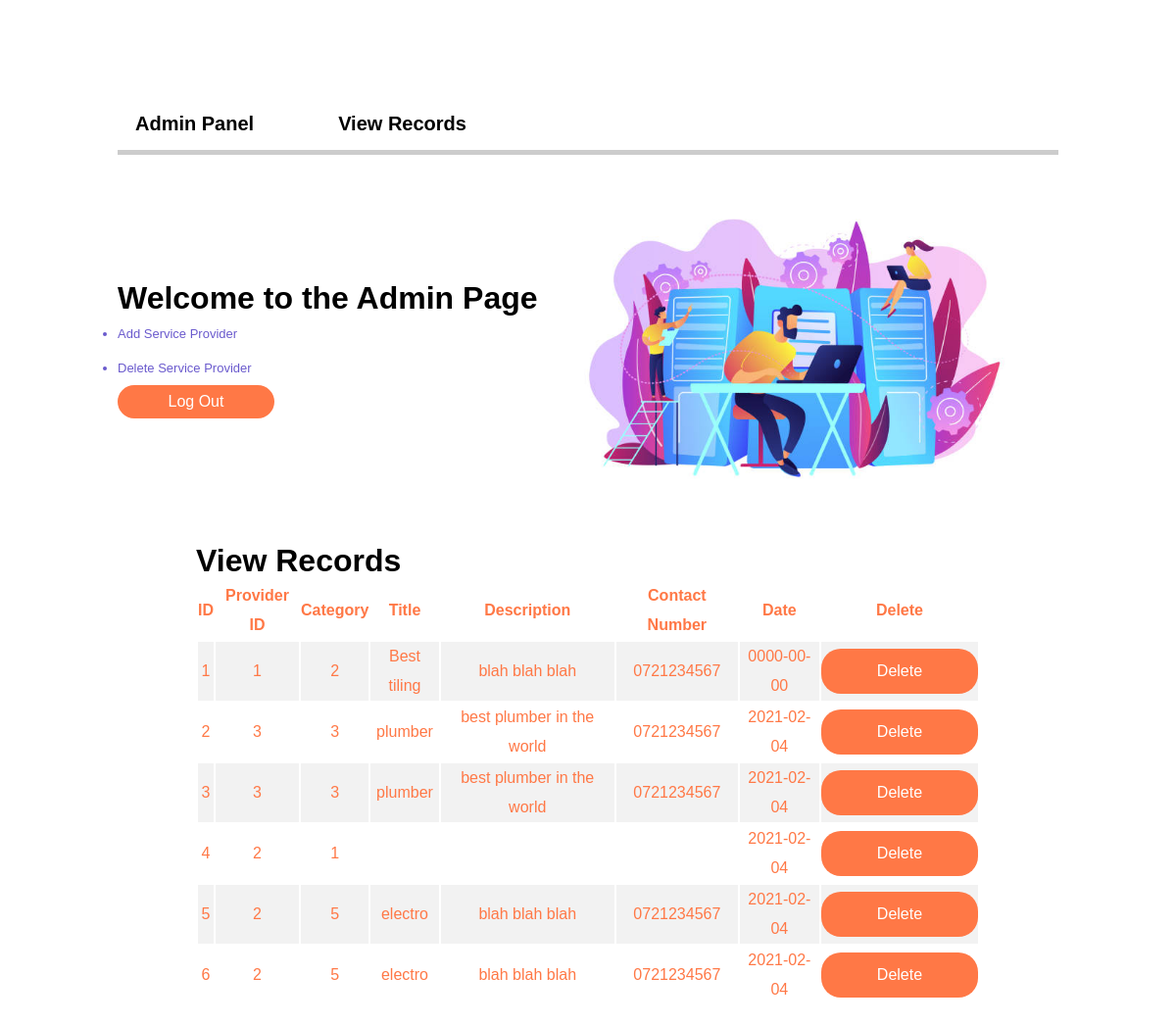
The app's page /docs/admin.php with its own data.
### tables this page shows
CREATE TABLE `services` (
  `id` int(11) NOT NULL,
  `provider_id` int(11) NOT NULL,
  `Ad_catergory` int(11) NOT NULL,
  `title` varchar(100) NOT NULL,
  `description` varchar(300) NOT NULL,
  `contact_no` varchar(10) NOT NULL,
  `date` date NOT NULL
);

### docs/admin.php (the view, shortened to what this page needs)
<html>
<head>
</head>
<body>
    <div class="hero">
        <div class="btn-box">
            <button>Admin Panel</button>
            <button><a href="admin.php#view">View Records</button></a>
        </div>
        <div class="content">
            <div class="content-left">
                <h1>Welcome to the Admin Page</h1>
                <p>
                    <ul>
                        <li>Add Service Provider</li>
                        <li>Delete Service Provider</li>
                    </ul>
                </p>
                <a href="index.php">Log Out</a>
            </div>
            <div class="content-right">
                <img src="http://localhost/is1109Project/Project/pics/admin.jpeg" alt="admin">
            </div>
        </div>
        <div id='view' class="content">
            <div class="content-left">
                <h1>View Records</h1>
                <table class="data">
                    <tr>
                        <th>ID</th>
                        <th>Provider ID</th>
                        <th>Category</th>
                        <th>Title</th>
                        <th>Description</th>
                        <th>Contact Number</th>
                        <th>Date</th>
                        <th>Delete</th>
                    </tr>
                    <?php
                    $conn = mysqli_connect("localhost", "root", "", "is1109_database");
                    $sql = "SELECT id, provider_id, Ad_catergory, title, description, contact_no, date from services";
                    $result = $conn->query($sql);
                    if($result->num_rows > 0) {
                        while ($row = $result->fetch_assoc()) {
                            echo "<tr><td>".$row["id"]."</td><td>".$row["provider_id"]."</td><td>".$row["Ad_catergory"].
                                 "</td><td>".$row["title"]."</td><td>".$row["description"]."</td><td>" .$row["contact_no"].
                                 "</td><td>".$row["date"]."</td><td><a href=delete.php?id=".$row["id"].">Delete</a></td></tr>";
                        }
                    }
                    else {
                        echo "No results";
                    }
                    ?>
                </table>
            </div>
        </div>
    </div>
</body>
</html>

### docs/admin.php (style rules this page uses)
* { padding: 0; margin: 0; font-family: 'Trebuchet MS', 'Lucida Sans Unicode', 'Lucida Grande', 'Lucida Sans', Arial, sans-serif; }
.hero { width: 80%; height: 450px; position: relative; margin: 100px auto; }
.btn-box { display: flex; border-bottom: 5px solid #ccc; }
.btn-box button { background: transparent; border: none; outline: none; cursor: pointer; padding: 15px 18px; margin-right: 50px; font-size: 20px; font-weight: bold; }
a { color: black; text-decoration: none; }
.content-right img { width: 450px; margin-right: 40px; }
.content { display: flex; justify-content: center; align-items: center; margin: 5% auto; }
.content-left { flex-basis: 50%; }
.content-left ul li { color: slateblue; font-size: 13px; padding: 10px 0; }
.content-left a { width: 150px; display: block; padding: 8px 5px; border-radius: 20px; text-decoration: none; background-color: #ff7846; color: #fff; text-align: center; }
.content-right { flex-basis: 50%; text-align: center; }
.data { text-align: center; border: 1px #CE6785; width: 800px; line-height: 30px; color: #ff7846; margin-bottom: 30px; }
.data tr:nth-child(even) { background-color: #f2f2f2; }

### records on screen
services: id "1", provider "1", Ad_catergory "2", title "Best tiling", description "blah blah blah", contact_no "0721234567", date "0000-00-00"
services: id "2", provider "3", Ad_catergory "3", title "plumber", description "best plumber in the world", contact_no "0721234567", date "2021-02-04"
services: id "3", provider "3", Ad_catergory "3", title "plumber", description "best plumber in the world", contact_no "0721234567", date "2021-02-04"
services: id "4", provider "2", Ad_catergory "1", date "2021-02-04"
services: id "5", provider "2", Ad_catergory "5", title "electro", description "blah blah blah", contact_no "0721234567", date "2021-02-04"
services: id "6", provider "2", Ad_catergory "5", title "electro", description "blah blah blah", contact_no "0721234567", date "2021-02-04"
